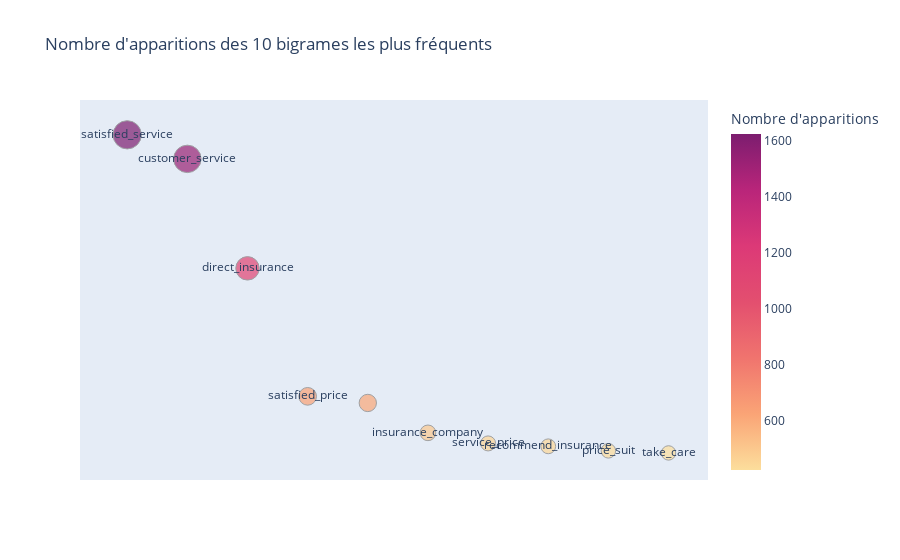

Notebook cell for this chart:
### Code cell
# Créer le graphique de dispersion pour les 10 tokens les plus fréquents
fig = px.scatter(top_10_bigrams, x='bigrams', y='nombre d\'apparitions', color='nombre d\'apparitions', size='nombre d\'apparitions',
                 color_continuous_scale=px.colors.sequential.Sunsetdark, 
                 labels={'nombre d\'apparitions': 'Nombre d\'apparitions', 'bigrams': 'bigrams'},
                 title='Nombre d\'apparitions des 10 bigrames les plus fréquents', text='bigrams')
fig.update_traces(marker=dict(line=dict(width=1, color='Gray')))
fig.update_xaxes(visible=False)
fig.update_yaxes(visible=False)
fig.show()

### Figure 1 — Plotly figure (JSON) as saved in the notebook; plotly's stock layout.template omitted (floating-point values rounded to 4 significant figures)
{"data": [{"hovertemplate": "bigrams=%{text}<br>Nombre d'apparitions=%{marker.color}<extra></extra>", "legendgroup": "", "marker": {"color": [1626, 1535, 1121, 637, 612, 499, 459, 448, 431, 423], "coloraxis": "coloraxis", "line": {"color": "Gray", "width": 1}, "size": [1626, 1535, 1121, 637, 612, 499, 459, 448, 431, 423], "sizemode": "area", "sizeref": 4.065, "symbol": "circle"}, "mode": "markers+text", "name": "", "orientation": "v", "showlegend": false, "text": ["satisfied_service", "customer_service", "direct_insurance", "satisfied_price", "", "insurance_company", "service_price", "recommend_insurance", "price_suit", "take_care"], "type": "scatter", "x": ["satisfied_service", "customer_service", "direct_insurance", "satisfied_price", "", "insurance_company", "service_price", "recommend_insurance", "price_suit", "take_care"], "xaxis": "x", "y": [1626, 1535, 1121, 637, 612, 499, 459, 448, 431, 423], "yaxis": "y"}], "layout": {"coloraxis": {"colorbar": {"title": {"text": "Nombre d'apparitions"}}, "colorscale": [[0, "rgb(252, 222, 156)"], [0.1667, "rgb(250, 164, 118)"], [0.3333, "rgb(240, 116, 110)"], [0.5, "rgb(227, 79, 111)"], [0.6667, "rgb(220, 57, 119)"], [0.8333, "rgb(185, 37, 122)"], [1, "rgb(124, 29, 111)"]]}, "legend": {"itemsizing": "constant", "tracegroupgap": 0}, "title": {"text": "Nombre d'apparitions des 10 bigrames les plus fréquents"}, "xaxis": {"anchor": "y", "domain": [0, 1], "title": {"text": "bigrams"}, "visible": false}, "yaxis": {"anchor": "x", "domain": [0, 1], "title": {"text": "Nombre d'apparitions"}, "visible": false}}}
